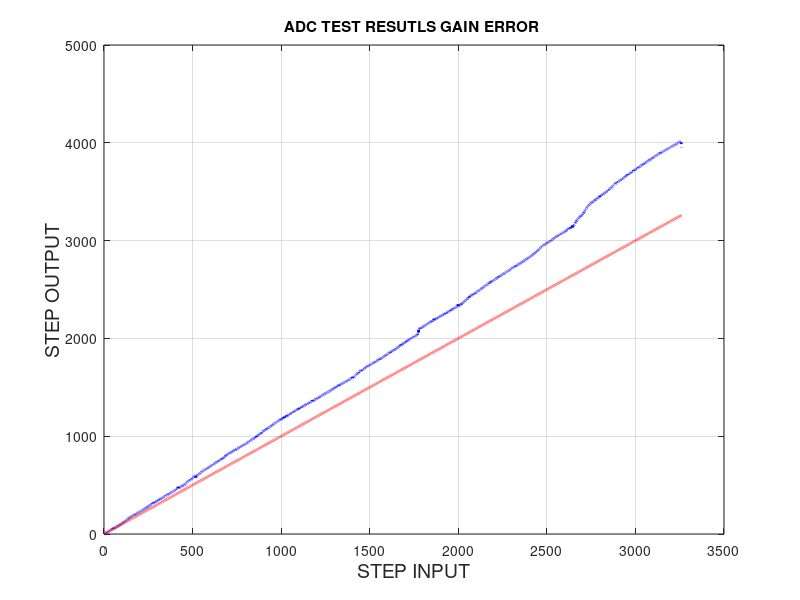

Write MATLAB code to recreate this figure.
%% Gaurav R Datta 201676662
%  University of Leeds
%  Dr Jamesh Mclaughlan and Dr Joshua Freeman

%% This program plot the ADC characteristics

close all
clear
clc

x = [0:3260];
y1 = [
0
1
2
3
4
5
6
8
7
9
10
11
12
13
14
16
15
17
19
18
20
21
23
22
25
24
26
27
29
31
33
34
36
35
37
38
39
40
41
42
43
44
45
46
47
48
49
50
51
52
53
63
54
55
56
58
57
59
60
64
62
61
65
66
68
67
69
70
71
72
73
83
74
75
76
77
78
79
80
81
82
85
84
86
87
89
88
91
90
92
93
94
95
96
97
99
98
100
101
104
105
106
107
109
111
114
116
117
119
118
121
123
125
124
126
129
128
130
131
132
133
134
135
136
137
138
139
140
141
142
146
147
148
149
151
153
154
155
158
159
163
166
165
167
168
169
171
172
173
174
175
177
178
176
179
180
181
182
184
183
185
186
187
188
189
190
191
192
194
193
195
197
196
198
200
201
199
202
204
203
206
205
207
208
209
210
212
213
214
215
216
217
218
219
220
221
222
223
224
225
226
227
228
229
230
231
232
233
234
235
236
237
238
239
240
241
242
243
244
245
246
247
248
249
251
253
254
257
256
258
260
261
263
262
264
266
267
268
269
270
271
274
272
273
275
276
277
280
278
279
281
282
284
286
287
288
290
292
295
293
297
298
299
300
301
302
303
304
305
307
309
310
314
311
313
312
315
316
320
317
332
318
319
322
321
323
324
328
325
326
327
329
330
331
333
334
336
337
338
340
339
341
342
344
343
347
345
346
348
349
354
350
351
352
353
355
356
357
358
360
359
362
361
363
364
365
367
366
368
369
370
371
372
374
375
376
379
378
377
380
383
384
385
386
387
388
390
393
391
392
394
395
396
397
398
399
400
402
401
403
404
406
407
408
410
411
409
412
413
414
416
415
417
418
419
420
421
422
423
424
425
427
428
429
430
431
432
433
434
435
436
437
440
439
441
442
443
444
445
446
447
448
449
450
452
451
455
454
457
456
458
459
463
460
461
462
465
464
483
468
467
469
470
471
474
472
473
475
476
477
478
479
480
481
482
484
487
486
485
489
488
490
491
493
492
495
494
496
497
498
499
500
501
502
503
506
504
505
507
508
510
512
516
517
521
525
526
527
530
531
533
536
538
539
540
541
544
543
542
545
546
547
548
549
550
552
551
553
555
554
558
557
559
560
562
563
566
571
572
574
576
578
579
580
582
583
584
585
586
587
588
591
590
589
592
593
595
594
577
596
597
598
599
601
600
602
603
604
605
606
608
607
610
611
612
613
614
616
615
618
619
621
622
623
624
626
627
628
629
630
633
634
635
639
640
641
643
644
645
646
647
648
649
650
652
653
654
655
656
657
658
659
660
661
663
662
665
664
666
667
669
668
670
674
673
672
671
675
677
678
679
680
681
682
683
685
684
686
687
691
692
695
694
696
697
698
700
702
703
704
705
706
708
707
709
712
713
714
715
716
717
719
723
721
720
722
724
726
725
727
729
730
731
732
735
733
734
736
737
738
740
741
739
743
742
744
745
747
748
751
750
752
755
753
756
758
759
757
760
761
762
763
764
767
766
768
765
771
770
772
774
775
778
780
776
779
782
781
783
785
786
787
788
790
791
794
795
802
798
800
803
806
809
812
813
814
815
817
816
818
819
820
821
822
823
824
825
827
826
828
829
830
831
832
834
833
835
836
838
837
841
839
840
842
843
844
847
845
846
849
850
851
852
853
854
856
855
857
859
858
861
862
863
864
860
865
866
867
868
869
870
873
872
871
874
875
876
877
878
879
880
882
883
884
885
886
887
889
890
888
892
891
894
893
895
897
899
898
900
901
902
903
905
904
908
906
907
909
911
912
910
913
914
915
916
917
919
918
920
921
922
924
926
925
927
929
928
930
931
932
933
934
935
936
937
939
942
945
947
946
949
951
953
952
954
956
958
959
960
961
962
963
964
965
966
967
968
970
969
972
971
973
974
976
975
977
978
979
980
981
982
983
984
986
985
990
989
988
995
992
993
1002
996
997
998
1003
1005
1006
1007
1009
1010
1012
1011
1013
1015
1016
1018
1022
1019
1020
1021
1024
1025
1026
1027
1030
1031
1034
1029
1032
1033
1039
1040
1043
1046
1047
1050
1049
1051
1052
1053
1055
1056
1059
1058
1060
1062
1061
1063
1064
1065
1066
1069
1067
1068
1070
1071
1074
1073
1072
1078
1075
1077
1076
1081
1084
1085
1086
1087
1088
1089
1090
1091
1092
1093
1094
1095
1096
1098
1099
1100
1102
1103
1104
1105
1108
1110
1113
1115
1111
1112
1114
1116
1118
1119
1122
1123
1125
1126
1127
1129
1130
1131
1132
1133
1135
1134
1136
1137
1139
1140
1141
1143
1145
1146
1147
1148
1149
1150
1151
1152
1153
1154
1155
1156
1157
1158
1159
1161
1160
1163
1162
1166
1167
1171
1169
1170
1168
1173
1177
1172
1175
1174
1176
1178
1179
1180
1182
1181
1184
1187
1183
1185
1188
1186
1190
1189
1205
1192
1191
1198
1193
1194
1195
1196
1197
1199
1200
1201
1203
1202
1212
1206
1209
1207
1208
1211
1213
1214
1215
1216
1219
1218
1220
1223
1221
1222
1224
1227
1226
1225
1228
1230
1231
1233
1232
1234
1235
1236
1239
1241
1242
1240
1237
1243
1244
1246
1245
1247
1249
1251
1254
1250
1253
1256
1255
1257
1258
1259
1260
1261
1262
1263
1267
1265
1264
1266
1269
1270
1268
1271
1274
1275
1276
1279
1277
1273
1278
1280
1285
1281
1282
1283
1284
1290
1286
1287
1288
1293
1291
1292
1289
1294
1296
1295
1298
1297
1299
1301
1300
1307
1302
1303
1304
1305
1306
1308
1309
1310
1311
1312
1313
1314
1315
1317
1318
1321
1320
1319
1322
1323
1324
1325
1326
1329
1327
1330
1328
1331
1333
1332
1334
1335
1336
1338
1337
1340
1339
1341
1343
1342
1347
1345
1344
1346
1348
1349
1350
1351
1352
1353
1354
1355
1356
1357
1358
1359
1371
1361
1360
1363
1362
1364
1365
1368
1366
1367
1369
1370
1373
1372
1374
1375
1376
1377
1378
1379
1380
1381
1382
1385
1383
1384
1387
1388
1386
1389
1390
1391
1393
1392
1394
1396
1395
1397
1398
1402
1400
1399
1403
1405
1406
1407
1409
1408
1411
1410
1414
1413
1415
1416
1417
1419
1418
1420
1422
1423
1424
1425
1426
1427
1428
1429
1430
1432
1431
1433
1434
1435
1436
1437
1438
1440
1439
1441
1443
1442
1444
1445
1446
1447
1448
1449
1450
1451
1452
1453
1455
1454
1457
1458
1459
1460
1461
1465
1462
1463
1464
1467
1468
1469
1470
1471
1472
1474
1473
1475
1476
1478
1480
1479
1481
1482
1483
1486
1487
1488
1489
1490
1492
1494
1491
1493
1496
1495
1498
1501
1499
1502
1500
1503
1505
1506
1504
1507
1508
1509
1510
1512
1513
1511
1517
1515
1514
1516
1519
1526
1522
1520
1521
1524
1523
1525
1527
1528
1529
1531
1530
1533
1532
1534
1535
1536
1537
1540
1538
1539
1541
1542
1543
1545
1544
1546
1547
1548
1549
1550
1551
1552
1553
1554
1556
1555
1557
1559
1558
1560
1561
1562
1563
1564
1565
1567
1566
1568
1570
1569
1572
1571
1573
1574
1575
1576
1577
1578
1579
1580
1581
1582
1583
1584
1585
1586
1587
1588
1589
1590
1591
1593
1592
1594
1595
1606
1596
1597
1599
1598
1600
1601
1602
1604
1603
1607
1609
1611
1613
1618
1619
1622
1624
1625
1626
1627
1628
1631
1632
1635
1636
1637
1639
1638
1640
1641
1643
1645
1647
1649
1646
1651
1655
1658
1659
1661
1663
1664
1665
1666
1667
1670
1673
1668
1671
1669
1676
1672
1674
1675
1677
1678
1679
1681
1680
1683
1684
1685
1686
1687
1688
1689
1692
1691
1696
1697
1699
1701
1702
1703
1705
1710
1706
1707
1709
1708
1711
1714
1712
1713
1715
1716
1717
1718
1719
1720
1721
1722
1723
1726
1724
1725
1727
1729
1728
1733
1730
1731
1732
1735
1734
1736
1737
1738
1739
1740
1741
1742
1743
1744
1745
1746
1747
1748
1751
1752
1754
1753
1755
1756
1759
1757
1758
1760
1761
1762
1764
1763
1765
1766
1767
1768
1769
1770
1771
1773
1772
1774
1775
1777
1778
1780
1779
1781
1783
1782
1787
1785
1784
1786
1789
1790
1794
1791
1792
1793
1795
1796
1797
1799
1798
1800
1801
1803
1802
1804
1805
1807
1806
1809
1810
1813
1811
1815
1816
1817
1818
1819
1820
1823
1822
1824
1828
1825
1827
1826
1829
1830
1831
1833
1832
1835
1836
1839
1840
1842
1845
1846
1847
1848
1850
1851
1852
1853
1854
1855
1857
1858
1859
1860
1861
1856
1862
1864
1865
1866
1868
1867
1870
1871
1873
1872
1874
1876
1875
1877
1878
1879
1881
1880
1883
1884
1882
1885
1887
1886
1888
1889
1890
1891
1892
1893
1897
1898
1899
1900
1901
1903
1905
1906
1907
1908
1910
1911
1913
1915
1914
1916
1918
1919
1920
1922
1921
1927
1923
1924
1926
1925
1928
1940
1929
1931
1932
1933
1934
1935
1936
1938
1939
1942
1943
1947
1948
1949
1953
1951
1950
1952
1956
1955
1958
1957
1959
1960
1962
1961
1964
1963
1965
1966
1972
1969
1968
1971
1974
1973
1975
1979
1977
1980
1983
1986
1985
1989
1988
1987
1990
1993
1992
1991
1994
1995
1996
1997
1999
1998
2001
2002
2003
2004
2005
2006
2007
2009
2008
2011
2010
2012
2013
2014
2015
2017
2016
2022
2019
2018
2020
2023
2021
2024
2025
2027
2026
2028
2029
2030
2031
2032
2034
2036
2035
2033
2037
2038
2045
2042
2044
2046
2048
2094
2093
2095
2097
2098
2100
2099
2101
2102
2107
2103
2104
2096
2105
2106
2108
2109
2110
2111
2112
2115
2113
2114
2116
2118
2120
2121
2122
2123
2124
2126
2125
2127
2129
2130
2132
2134
2137
2135
2136
2138
2140
2139
2141
2142
2144
2145
2146
2148
2147
2150
2151
2154
2152
2153
2155
2156
2157
2158
2159
2163
2161
2162
2164
2165
2167
2166
2168
2169
2170
2171
2173
2174
2176
2172
2177
2175
2178
2179
2180
2181
2182
2183
2185
2184
2187
2186
2190
2203
2191
2192
2195
2194
2193
2197
2196
2198
2199
2200
2202
2201
2205
2204
2208
2206
2207
2209
2210
2212
2211
2213
2215
2216
2214
2218
2217
2219
2220
2221
2222
2223
2224
2226
2228
2225
2227
2229
2231
2230
2232
2233
2234
2235
2237
2236
2238
2241
2242
2240
2243
2244
2245
2246
2247
2249
2248
2250
2253
2251
2252
2254
2255
2259
2256
2258
2260
2262
2257
2261
2263
2265
2266
2267
2268
2270
2269
2271
2273
2272
2274
2276
2277
2275
2278
2280
2279
2281
2282
2283
2284
2291
2285
2287
2290
2289
2292
2293
2294
2296
2297
2299
2298
2300
2304
2301
2302
2303
2305
2306
2308
2307
2309
2310
2312
2311
2313
2314
2315
2316
2317
2318
2319
2320
2321
2323
2322
2324
2326
2325
2327
2328
2329
2330
2348
2333
2332
2331
2335
2334
2336
2337
2338
2339
2340
2342
2341
2343
2344
2345
2346
2347
2359
2354
2349
2351
2350
2352
2355
2358
2361
2365
2366
2369
2370
2372
2374
2377
2378
2379
2381
2383
2384
2385
2387
2388
2389
2390
2391
2392
2393
2394
2396
2398
2401
2399
2403
2405
2407
2409
2412
2414
2415
2418
2420
2421
2426
2419
2429
2430
2431
2432
2433
2435
2434
2436
2437
2439
2438
2440
2441
2443
2444
2445
2446
2448
2447
2450
2449
2452
2454
2453
2456
2451
2455
2460
2457
2458
2459
2461
2462
2463
2464
2466
2467
2468
2470
2471
2475
2472
2473
2474
2477
2479
2482
2483
2486
2487
2488
2490
2489
2491
2492
2493
2494
2495
2496
2497
2499
2498
2501
2500
2505
2506
2508
2509
2510
2513
2511
2512
2515
2514
2516
2517
2519
2521
2523
2525
2529
2526
2530
2531
2532
2533
2534
2535
2536
2537
2538
2540
2541
2543
2542
2545
2546
2547
2549
2550
2551
2552
2553
2554
2556
2557
2558
2559
2560
2564
2561
2562
2563
2566
2568
2572
2570
2575
2573
2577
2578
2585
2579
2581
2580
2582
2583
2584
2586
2588
2587
2590
2589
2591
2592
2596
2594
2595
2597
2599
2600
2601
2602
2603
2604
2605
2606
2607
2608
2609
2610
2612
2613
2614
2615
2616
2619
2621
2626
2623
2627
2624
2625
2628
2644
2629
2631
2630
2632
2633
2634
2635
2636
2639
2637
2638
2640
2641
2642
2645
2647
2648
2649
2650
2651
2652
2655
2654
2657
2658
2656
2659
2660
2661
2662
2664
2665
2666
2667
2670
2668
2669
2671
2672
2674
2673
2675
2676
2678
2679
2680
2681
2683
2684
2685
2687
2688
2689
2690
2692
2693
2694
2697
2698
2695
2696
2699
2700
2702
2701
2703
2706
2708
2707
2712
2713
2714
2715
2717
2718
2719
2720
2721
2723
2725
2722
2724
2727
2726
2728
2729
2730
2731
2732
2733
2734
2735
2738
2736
2740
2741
2737
2739
2743
2744
2742
2747
2745
2746
2748
2749
2750
2751
2752
2753
2754
2755
2756
2757
2758
2759
2762
2763
2764
2765
2766
2769
2770
2767
2773
2771
2772
2774
2775
2776
2780
2779
2782
2781
2783
2785
2784
2786
2787
2788
2791
2792
2793
2794
2795
2796
2797
2798
2799
2801
2802
2804
2805
2806
2807
2810
2809
2811
2813
2814
2815
2816
2817
2818
2820
2821
2822
2823
2826
2825
2827
2828
2830
2832
2831
2833
2834
2835
2836
2837
2839
2840
2841
2842
2843
2844
2845
2848
2850
2851
2854
2855
2857
2858
2860
2859
2862
2861
2863
2864
2866
2869
2870
2871
2874
2875
2878
2877
2879
2880
2883
2885
2884
2886
2888
2890
2889
2893
2894
2898
2897
2899
2900
2903
2902
2904
2907
2908
2910
2912
2914
2916
2920
2921
2923
2925
2927
2930
2932
2934
2935
2936
2938
2939
2940
2943
2942
2944
2945
2947
2949
2950
2952
2953
2954
2955
2957
2956
2958
2959
2960
2961
2962
2964
2963
2965
2966
2967
2969
2971
2974
2973
2975
2977
2970
2976
2978
2979
2980
2982
2981
2984
2986
2985
2987
2989
2990
2991
2993
2994
2996
2997
2995
2998
3000
3003
3001
3002
3004
3005
3006
3007
3008
3011
3013
3014
3015
3016
3019
3020
3021
3022
3023
3026
3025
3028
3029
3030
3031
3033
3032
3034
3035
3037
3038
3040
3041
3042
3043
3044
3045
3048
3046
3047
3049
3050
3051
3053
3054
3055
3052
3059
3057
3058
3060
3061
3062
3065
3064
3067
3066
3068
3070
3069
3072
3074
3075
3076
3077
3078
3079
3080
3082
3081
3085
3083
3084
3086
3087
3088
3089
3091
3090
3092
3094
3093
3095
3096
3098
3097
3100
3101
3102
3103
3105
3108
3107
3110
3111
3122
3115
3114
3116
3117
3119
3121
3123
3125
3127
3128
3131
3129
3130
3133
3134
3135
3136
3137
3124
3138
3139
3140
3142
3141
3148
3143
3144
3154
3132
3145
3147
3146
3149
3150
3153
3157
3159
3160
3163
3167
3175
3176
3178
3181
3187
3189
3193
3194
3200
3203
3207
3210
3211
3213
3215
3218
3219
3221
3223
3226
3228
3230
3232
3235
3233
3237
3238
3240
3242
3243
3246
3247
3252
3250
3253
3254
3255
3256
3258
3260
3262
3263
3264
3266
3270
3271
3273
3272
3280
3279
3282
3288
3294
3298
3300
3301
3304
3307
3310
3311
3314
3318
3319
3322
3324
3323
3326
3333
3337
3338
3341
3346
3349
3351
3354
3353
3355
3357
3358
3361
3363
3367
3368
3370
3371
3374
3375
3378
3379
3380
3381
3382
3383
3386
3388
3389
3391
3390
3393
3396
3397
3398
3400
3399
3401
3402
3404
3405
3406
3407
3408
3410
3413
3414
3416
3412
3418
3420
3421
3423
3425
3426
3428
3429
3427
3430
3432
3431
3433
3434
3436
3435
3437
3438
3439
3441
3443
3442
3445
3444
3447
3460
3453
3455
3457
3456
3459
3458
3461
3463
3465
3464
3466
3469
3468
3467
3470
3471
3474
3476
3477
3479
3478
3480
3481
3483
3485
3484
3487
3488
3489
3492
3493
3494
3496
3495
3498
3499
3501
3502
3503
3504
3505
3506
3507
3508
3513
3511
3515
3514
3516
3518
3520
3522
3525
3526
3529
3530
3531
3532
3534
3535
3537
3538
3539
3541
3542
3545
3546
3547
3550
3551
3553
3554
3556
3557
3561
3564
3566
3567
3571
3570
3575
3577
3578
3579
3581
3582
3580
3584
3586
3588
3589
3590
3591
3592
3597
3596
3595
3598
3599
3602
3601
3603
3604
3605
3606
3607
3608
3609
3610
3611
3612
3614
3613
3615
3616
3617
3618
3620
3621
3622
3624
3627
3628
3626
3630
3629
3631
3633
3635
3634
3636
3638
3641
3642
3643
3644
3645
3646
3647
3648
3650
3652
3654
3658
3659
3660
3662
3663
3661
3666
3667
3668
3669
3671
3672
3678
3670
3673
3677
3674
3676
3675
3679
3681
3680
3682
3683
3684
3685
3686
3688
3687
3689
3693
3694
3695
3698
3700
3697
3701
3703
3706
3707
3708
3709
3710
3711
3712
3713
3719
3714
3715
3717
3718
3720
3722
3721
3723
3724
3725
3726
3727
3730
3731
3732
3735
3736
3738
3737
3740
3739
3741
3743
3744
3745
3751
3747
3746
3748
3749
3750
3752
3753
3757
3754
3755
3756
3758
3759
3762
3764
3765
3766
3767
3770
3772
3771
3773
3776
3774
3775
3778
3779
3780
3784
3781
3783
3782
3785
3787
3788
3791
3793
3794
3796
3795
3797
3798
3799
3800
3801
3802
3803
3804
3805
3806
3807
3809
3810
3811
3812
3813
3814
3815
3817
3818
3820
3822
3821
3823
3826
3829
3827
3828
3830
3831
3833
3834
3835
3837
3838
3839
3840
3841
3842
3844
3845
3843
3848
3850
3855
3851
3852
3853
3854
3856
3857
3858
3859
3860
3861
3863
3866
3864
3867
3868
3869
3870
3876
3871
3872
3873
3874
3875
3878
3879
3880
3881
3883
3882
3884
3885
3886
3887
3888
3889
3891
3893
3892
3895
3894
3901
3896
3897
3898
3899
3900
3902
3903
3904
3905
3906
3907
3908
3909
3910
3911
3912
3913
3914
3915
3916
3917
3918
3919
3920
3921
3922
3924
3925
3926
3927
3930
3928
3929
3931
3932
3933
3934
3935
3936
3937
3938
3939
3940
3941
3942
3943
3944
3945
3946
3947
3949
3948
3950
3951
3952
3954
3955
3956
3957
3958
3959
3960
3961
3962
3963
3964
3965
3966
3967
3968
3969
3970
3971
3972
3973
3974
3975
3976
3978
3977
3979
3981
3980
3982
3983
3984
3985
3986
3987
3988
3989
3990
3991
3992
3993
3994
3995
3996
3998
3999
4000
4002
4001
4007
4006
4008
4009
4010
4011
4012
4013
4014
4015
4016
4004
4003
4005
3997
3953
];
y2 = x;

figure(1)
plot(x,y1,'b:','LineWidth',2)
hold on
plot(x,y2,'r:','LineWidth',2)
hold off
title('ADC TEST RESUTLS GAIN ERROR ')
xlabel('STEP INPUT','FontSize',14)
ylabel('STEP OUTPUT','FontSize',14)

grid on